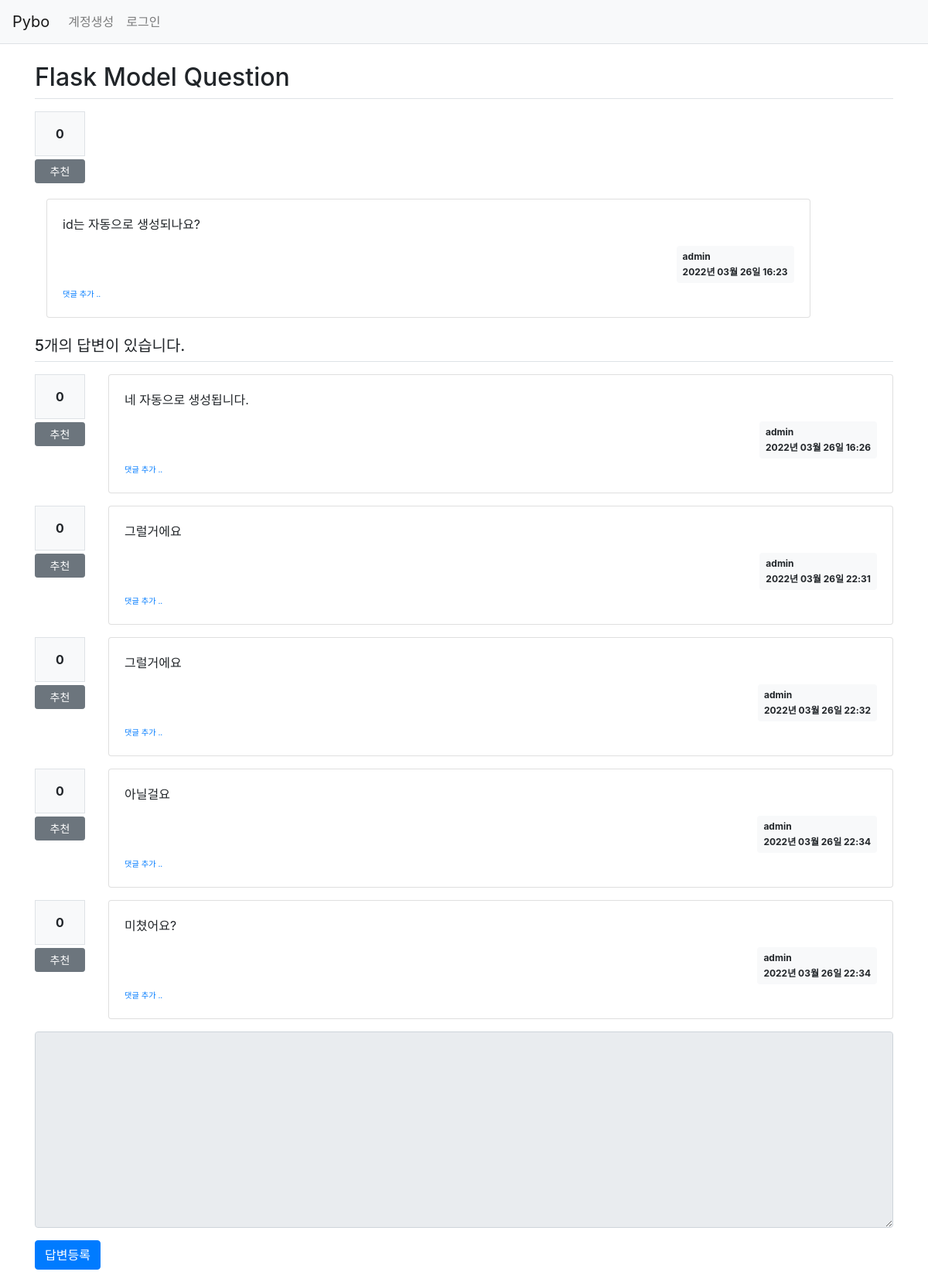
Screenshot of /question/detail/2/ with the database file from the repository.
### pybo/models.py (models this page shows)
class Question(db.Model):
    id = db.Column(db.Integer, primary_key=True)  # 플라스크는 데이터 타입이 db.Integer이고 기본키로 지정한 속성은 sequence 기능 자동 적용.
    subject = db.Column(db.String(200), nullable=False)
    content = db.Column(db.Text(), nullable=False)
    create_date = db.Column(db.DateTime(), nullable=False)
    user_id = db.Column(db.Integer, db.ForeignKey('user.id', ondelete='CASCADE'), nullable=False)
    user = db.relationship('User', backref=db.backref('question_set'))
    modify_date = db.Column(db.DateTime(), nullable=True)
    voter = db.relationship('User', secondary=question_voter, backref=db.backref('question_voter_set'))

class User(db.Model):
    id = db.Column(db.Integer, primary_key=True)
    username = db.Column(db.String(150), unique=True, nullable=False)
    password = db.Column(db.String(200), nullable=False)
    email = db.Column(db.String(120), unique=True, nullable=False)

class Answer(db.Model):
    id = db.Column(db.Integer, primary_key=True)
    question_id = db.Column(db.Integer, db.ForeignKey('question.id', ondelete='CASCADE'))
    question = db.relationship('Question', backref=db.backref('answer_set'))
    content = db.Column(db.Text(), nullable=False)
    create_date = db.Column(db.DateTime(), nullable=False)
    user_id = db.Column(db.Integer, db.ForeignKey('user.id', ondelete='CASCADE'), nullable=False)
    user = db.relationship('User', backref=db.backref('answer_set'))
    modify_date = db.Column(db.DateTime(), nullable=True)
    voter = db.relationship('User', secondary=answer_voter, backref=db.backref('answer_voter_set'))

### pybo/views/question_views.py (the view)
@bp.route('/detail/<int:question_id>/')
def detail(question_id):
    form = AnswerForm()
    question = Question.query.get_or_404(question_id)
    return render_template('question/question_detail.html', question=question, form=form)

### pybo/forms.py
class AnswerForm(FlaskForm) :
    content = TextAreaField('내용', validators=[DataRequired('내용은 필수입력 항목입니다.')])

### pybo/filter.py (called while the page is built)
def format_datetime(value, fmt='%Y년 %m월 %d일 %H:%M'):
    return value.strftime(fmt)

### pybo/views/auth_views.py (called while the page is built)
@bp.before_app_request  # 이 애너테이션은 라우트 함수보다 먼저 실행됨.
def load_logged_in_user():
    user_id = session.get('user_id')
    if user_id is None:
        g.user = None  # g : 플라스크에서 제공하는 컨텍스트 변수
    else:
        g.user = User.query.get(user_id)

### pybo/templates/question/question_detail.html (shortened to what this page needs)
{% extends 'base.html' %}
{% block content %}
<div class="container my-3">
    <h2 class="border-bottom py-2">{{ question.subject }}</h2>
    <div class="row my-3">
        <div class="col-1">
            <div class="bg-light text-center p-3 border font-weight-bolder mb-1">
                {{ question.voter|length }}
            </div>
            <a href="#" data-uri="{{ url_for('vote.question', question_id=question.id) }}"
               class="recommend btn btn-sm btn-secondary btn-block my-1">추천</a>
        </div>
    </div>
    <div class="col-11">
        <div class="card">
            <div class="card-body">
                <div class="card-text">
                    {{ question.content|markdown }}
                </div>
                <div class="d-flex justify-content-end">
                    <div class="badge badge-light p-2 text-left">
                        <div class="mb-2">{{ question.user.username }}</div>
                        <div>{{ question.create_date|datetime }}</div>
                    </div>
                </div>
                <div>
                    <a href="{{ url_for('comment.create_question', question_id=question.id) }}"
                       class="small"><small>댓글 추가 ..</small></a>
                </div>
            </div>
        </div>
    </div>
    <h5 class="border-bottom my-3 py-2">{{ question.answer_set|length }}개의 답변이 있습니다.</h5>
    {% for answer in question.answer_set %}
    <div class="row my-3">
        <div class="col-1">
            <div class="bg-light text-center p-3 border font-weight-bolder mb-1">
                {{ answer.voter|length }}
            </div>
            <a href="#" data-uri="{{ url_for('vote.answer', answer_id=answer.id) }}"
               class="recommend btn btn-sm btn-secondary btn-block my-1">추천</a>
        </div>
    <div class="col-11">
        <div class="card">
            <div class="card-body">
                <div class="card-text">
                    {{ answer.content|markdown }}
                </div>
                <div class="d-flex justify-content-end">
                    <div class="badge badge-light p-2 text-left">
                        <div class="mb-2">{{ answer.user.username }}</div>
                        <div>{{ answer.create_date|datetime }}</div>
                    </div>
                </div>
                <div>
                    <a href="{{ url_for('comment.create_answer', answer_id=answer.id) }}"
                       class="small"><small>댓글 추가 ..</small></a>
                </div>
                </div>
            </div>
        </div>
    </div>
    {% endfor %}
    <form action="{{ url_for('answer.create', question_id=question.id) }}" method="post" class="my-3">
        <div class="form-group">
            <textarea {% if not g.user %}disabled{% endif %}
                    name="content" id="content" class="form-control" rows="10"></textarea>
        </div>
        <input type="submit" value="답변등록" class="btn btn-primary">
    </form>
</div>
{% endblock %}

### rows the page displays
Question: subject "Flask Model Question", content "id는 자동으로 생성되나요?", create_date "2022년 03월 26일 16:23"
User: user.username "admin"
Answer: voter|length "0", content "네 자동으로 생성됩니다.", user.username "admin", create_date "2022년 03월 26일 16:26"
Answer: voter|length "0", content "그럴거에요", user.username "admin", create_date "2022년 03월 26일 22:31"
Answer: voter|length "0", content "그럴거에요", user.username "admin", create_date "2022년 03월 26일 22:32"
Answer: voter|length "0", content "아닐걸요", user.username "admin", create_date "2022년 03월 26일 22:34"
Answer: voter|length "0", content "미쳤어요?", user.username "admin", create_date "2022년 03월 26일 22:34"

### other values shown
{{ question.voter|length }} "0"
{{ question.answer_set|length }} "5"
